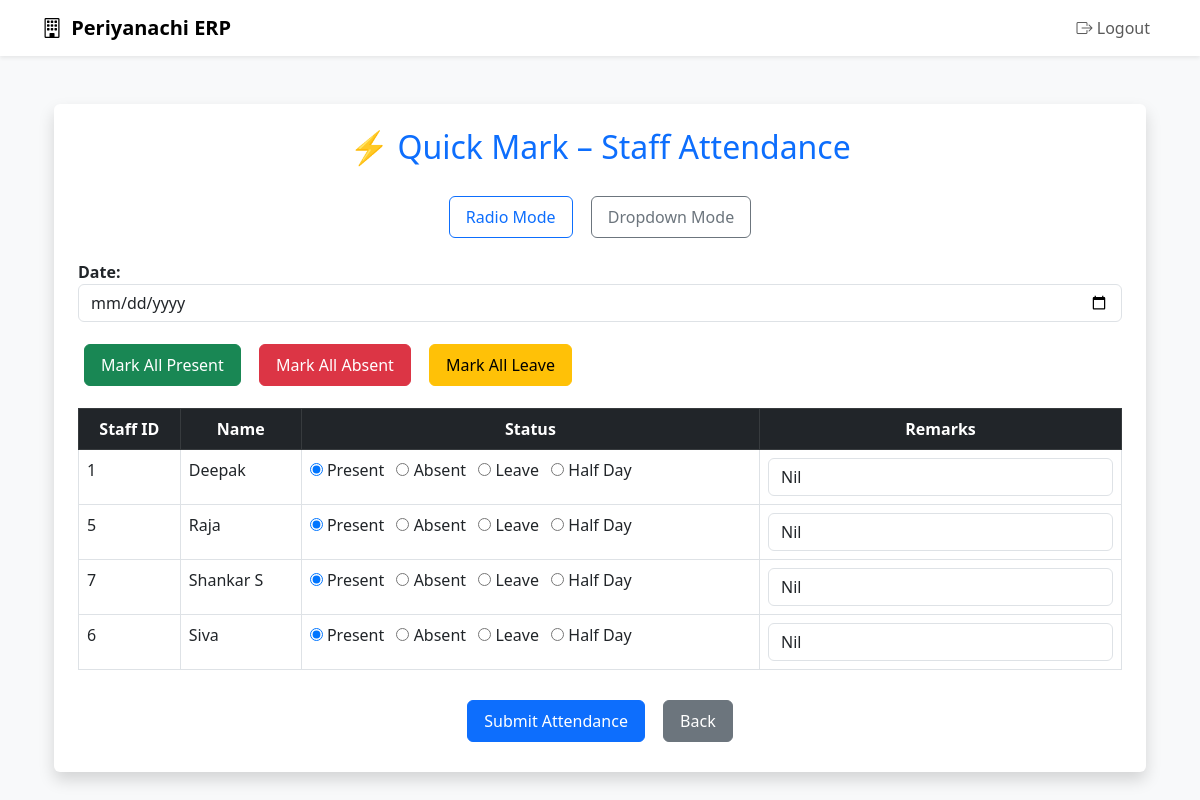
Screenshot of /attendance/staff/quick-mark/ (signed in) with the database file from the repository.
### staff/models.py (models this page shows, shortened)
class Staff(models.Model):
    GENDER_CHOICES = [('M', 'Male'), ('F', 'Female'), ('O', 'Other')]
    EMPLOYMENT_TYPE = [('Permanent', 'Permanent'), ('Contract', 'Contract'), ('Temporary', 'Temporary')]
    STATUS_CHOICES = [('Active', 'Active'), ('Resigned', 'Resigned'), ('Suspended', 'Suspended')]
    STAFF_CATEGORY_CHOICES = [
        ('TEACHER', 'Teacher'), ('OFFICE', 'Office Staff'), ('DRIVER', 'Driver'),
        ('CLEANER', 'Sanitary Cleaner'), ('SECURITY', 'Security Guard'),
        ('ADMIN', 'Administrative / Management'), ('NON_TEACHING', 'Non-Teaching Staff'),
        ('OTHERS', 'Others'),
    ]
    ROLE_CHOICES = [
        ('PRINCIPAL', 'Principal / CEO'), ('HR', 'HR / Admin Officer'),
        ('TEACHER', 'Teacher'), ('OFFICE', 'Office Staff'),
    ]
    DEPARTMENT_CHOICES = [
        ('SCIENCE', 'Science'), ('MATHS', 'Mathematics'), ('ENGLISH', 'English'),
        ('SOCIAL', 'Social Studies'), ('ACCOUNTS', 'Accounts'), ('OFFICE', 'Office Department'),
        ('TRANSPORT', 'Transport'), ('OTHERS', 'Others'),
    ]
    DESIGNATION_CHOICES = [
        ('PRINCIPAL', 'Principal'), ('TEACHER', 'Teacher'), ('CLERK', 'Office Clerk'),
        ('ACCOUNTANT', 'Accountant'), ('DRIVER', 'Driver'), ('SWEEPER', 'Sweeper'),
        ('GUARD', 'Security Guard'), ('HELPER', 'Helper'),
    ]
    department = models.CharField(max_length=30, choices=DEPARTMENT_CHOICES, default='OTHERS')
    designation = models.CharField(max_length=30, choices=DESIGNATION_CHOICES, default='TEACHER')
    staff_id = models.CharField(max_length=30, unique=True, editable=False, blank=True)
    full_name = models.CharField(max_length=100)
    gender = models.CharField(max_length=1, choices=GENDER_CHOICES)
    dob = models.DateField()
    doj = models.DateField(default=timezone.now)
    contact_number = models.CharField(max_length=15)
    email = models.EmailField(blank=True, null=True)
    address = models.TextField(blank=True)
    photo = models.ImageField(upload_to='staff_photos/', null=True, blank=True)
    rfid_code = models.CharField(max_length=50, blank=True, null=True, unique=True)
    biometric_id = models.CharField(max_length=50, blank=True, null=True, unique=True)
    employment_type = models.CharField(max_length=20, choices=EMPLOYMENT_TYPE, default='Permanent')
    salary = models.DecimalField(max_digits=10, decimal_places=2, default=0.00)
    status = models.CharField(max_length=20, choices=STATUS_CHOICES, default='Active')
    remarks = models.TextField(blank=True)
    staff_category = models.CharField(max_length=20, choices=STAFF_CATEGORY_CHOICES, default='TEACHER')
    staff_role = models.CharField(max_length=20, choices=ROLE_CHOICES, default='TEACHER')
    user = models.OneToOneField(get_user_model(), on_delete=models.SET_NULL, null=True, blank=True)
    DEPT_CODES = {
        'SCIENCE': 'SCI', 'MATHS': 'MAT', 'ENGLISH': 'ENG', 'SOCIAL': 'SOC',
        'ACCOUNTS': 'ACC', 'OFFICE': 'OFF', 'TRANSPORT': 'TRN', 'OTHERS': 'OTH',
    }
    DESIG_CODES = {
        'PRINCIPAL': 'PRN', 'TEACHER': 'TEA', 'CLERK': 'CLK', 'ACCOUNTANT': 'ACC',
        'DRIVER': 'DRV', 'SWEEPER': 'SWP', 'GUARD': 'GRD', 'HELPER': 'HLP',
    }

### attendance/views.py (the view, shortened to what this page needs)
# urls.py: path('staff/quick-mark/', views.quick_mark_staff_attendance, name='quick_mark_staff_attendance'),
@login_required
def quick_mark_staff_attendance(request):
    staffs = Staff.objects.order_by('full_name')
    today = timezone.now().date()
    staff_ids = [staff.id for staff in staffs]
    staff_ids_json = mark_safe(json.dumps(staff_ids))
    return render(request, 'attendance/quick_mark_staff.html', {
        'staffs': staffs,
        'today': today,
        'status_choices': AttendanceType.choices,
        'staff_ids_json': staff_ids_json,  # 👈 add this
    })

### templates/attendance/quick_mark_staff.html (shortened to what this page needs)
{% extends "base.html" %}
{% load static %}
{% block content %}
<div class="container py-4">
  <div class="bg-white p-4 shadow rounded">
    <h2 class="text-primary text-center mb-4">⚡ Quick Mark – Staff Attendance</h2>
    <div class="text-center mb-3">
      <button type="button" class="btn btn-outline-primary me-2" onclick="toggleMode('radio')">Radio Mode</button>
      <button type="button" class="btn btn-outline-secondary" onclick="toggleMode('dropdown')">Dropdown Mode</button>
    </div>
    <form method="post" id="attendanceForm">
      <div class="mb-3">
        <label><strong>Date:</strong></label>
        <input type="date" name="date" value="{{ today }}" class="form-control" required>
      </div>
      <div class="mb-3" id="quickButtons">
        <button type="button" class="btn btn-success me-2" onclick="markAll('Present')">Mark All Present</button>
        <button type="button" class="btn btn-danger me-2" onclick="markAll('Absent')">Mark All Absent</button>
        <button type="button" class="btn btn-warning" onclick="markAll('Leave')">Mark All Leave</button>
      </div>
      <div id="radioMode">
        <table class="table table-bordered">
          <thead class="table-dark text-center">
            <tr>
              <th>Staff ID</th>
              <th>Name</th>
              <th>Status</th>
              <th>Remarks</th>
            </tr>
          </thead>
          <tbody>
            {% for staff in staffs %}
            <tr>
              <td>{{ staff.staff_id }}</td>
              <td>{{ staff.full_name }}</td>
              <td>
                {% for code, label in status_choices %}
                  <label class="me-2">
                    <input type="radio" name="status_{{ staff.id }}" value="{{ code }}" {% if code == 'Present' %}checked{% endif %}> {{ label }}
                  </label>
                {% endfor %}
              </td>
              <td><input type="text" name="remarks_{{ staff.id }}" class="form-control" value="Nil"></td>
            </tr>
            {% endfor %}
          </tbody>
        </table>
      </div>
      <div class="text-center mt-4">
        <button type="submit" class="btn btn-primary me-2">Submit Attendance</button>
        <a href="{% url 'staff_attendance_list' %}" class="btn btn-secondary">Back</a>
      </div>
    </form>
  </div>
</div>
{% endblock %}

### static/css/style.css (style rules this page uses)
body { font-family: 'Segoe UI', sans-serif; background-color: #f4f7fa; }
h2 { color: #007bff; }
.btn { padding: 8px 16px; border-radius: 6px; text-decoration: none; display: inline-block; margin: 6px; }

### rows the page displays
Staff: staff_id "1", full_name "Deepak", status_choices "Present" "Absent" "Leave" "Half Day"
Staff: staff_id "5", full_name "Raja", status_choices "Present" "Absent" "Leave" "Half Day"
Staff: staff_id "7", full_name "Shankar S", status_choices "Present" "Absent" "Leave" "Half Day"
Staff: staff_id "6", full_name "Siva", status_choices "Present" "Absent" "Leave" "Half Day"
